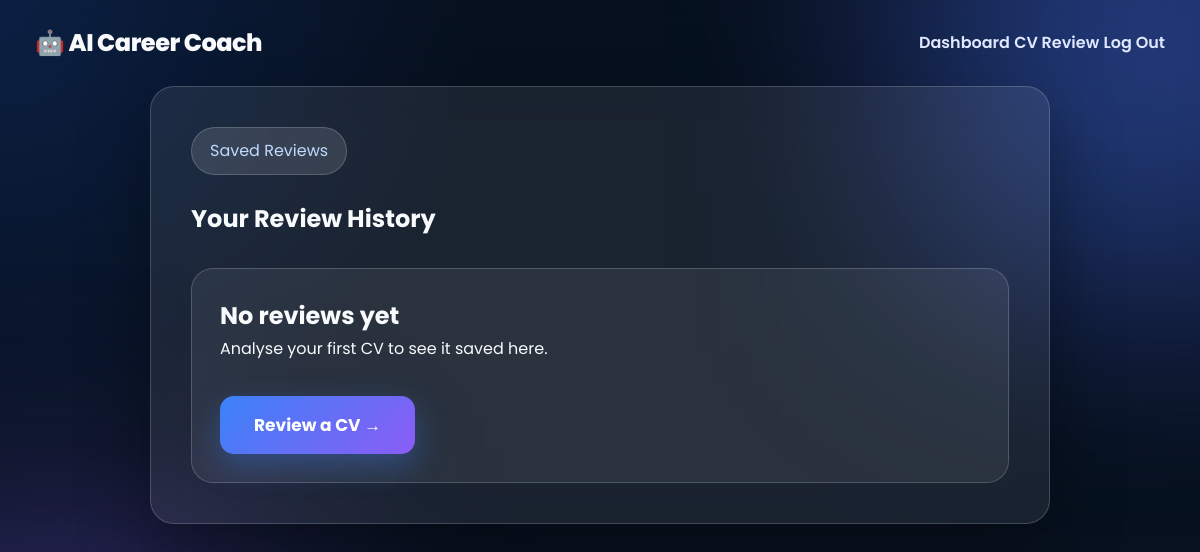
The app's page /history (signed in), older data.
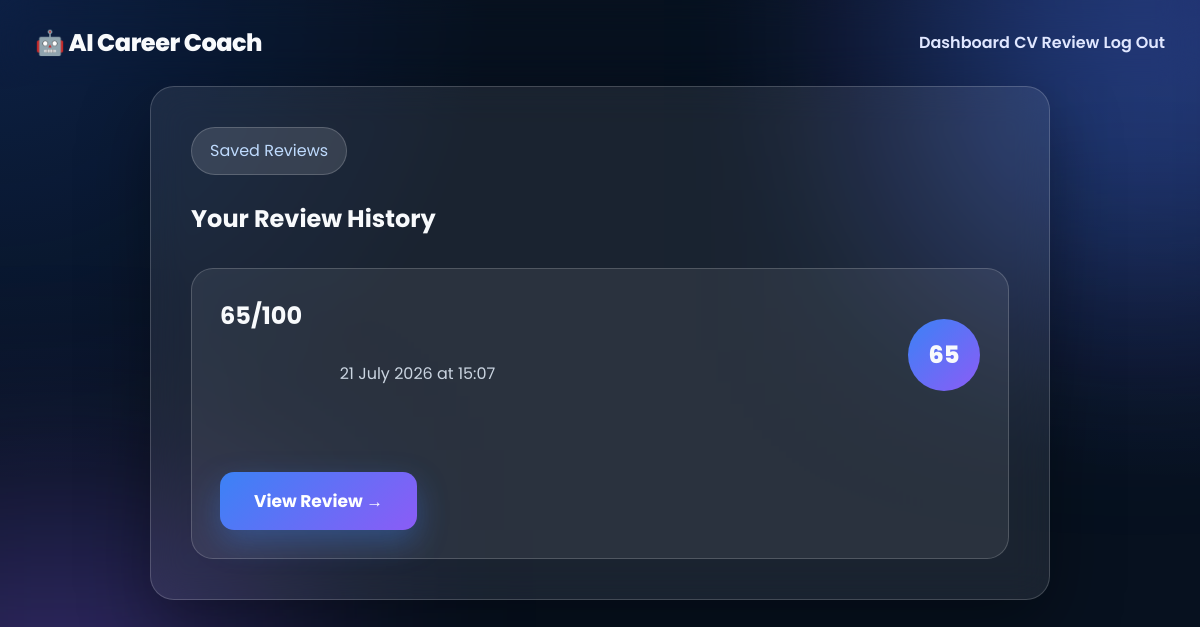
The same page, newer data.
### models.py (models this page shows)
class Review(db.Model):
    id = db.Column(
        db.Integer,
        primary_key=True,
    )
    score = db.Column(
        db.Integer,
        nullable=False,
    )
    feedback = db.Column(
        db.Text,
        nullable=False,
    )
    created_at = db.Column(
        db.DateTime,
        default=db.func.current_timestamp(),
        nullable=False,
    )
    user_id = db.Column(
        db.Integer,
        db.ForeignKey("user.id"),
        nullable=False,
    )

### app.py (the view)
@app.route("/history")
@login_required
def history():
    reviews = (
        Review.query
        .filter_by(user_id=current_user.id)
        .order_by(Review.created_at.desc())
        .all()
    )
    return render_template(
        "history.html",
        reviews=reviews,
    )

### app.py (called while the page is built)
@login_manager.user_loader
def load_user(user_id):
    return db.session.get(User, int(user_id))

### templates/history.html (shortened to what this page needs)
<!DOCTYPE html>
<html lang="en">
<head>
<link rel="stylesheet"
href="https://cdnjs.cloudflare.com/ajax/libs/font-awesome/6.7.2/css/all.min.css">
    <link
        rel="stylesheet"
        href="{{ url_for('static', filename='style.css') }}"
    >
</head>
<body>
<nav>
    <h2>🤖 AI Career Coach</h2>
    <div>
        <a href="/dashboard">Dashboard</a>
        <a href="/cv-review">CV Review</a>
        <a href="/logout">Log Out</a>
    </div>
</nav>
<section class="form-section">
    <span class="badge">Saved Reviews</span>
    <h1>Your Review History</h1>
    {% if reviews %}
        {% for review in reviews %}
            <div class="history-card">
                <div class="history-card-header">
                    <div>
                        <h2>{{ review.score }}/100</h2>
                        <p>
                            {{ review.created_at.strftime("%d %B %Y at %H:%M") }}
                        </p>
                    </div>
                    <span class="history-score">
                        {{ review.score }}
                    </span>
                </div>
              <a href="{{ url_for('view_review', review_id=review.id) }}">
    <button>View Review →</button>
</a>
            </div>
        {% endfor %}
    {% else %}
        <div class="history-card">
            <h2>No reviews yet</h2>
            <p>Analyse your first CV to see it saved here.</p>
            <a href="/cv-review">
                <button>Review a CV →</button>
            </a>
        </div>
    {% endif %}
</section>
</body>
</html>

### static/style.css (style rules this page uses)
:root { --primary:#16a34a; --primary-dark:#15803d; --secondary:#2563eb; --background:#f8fafc; --surface:#ffffff; --text:#111827; --text-light:#6b7280; --border:#e5e7eb; --shadow:0 10px 35px rgba(0,0,0,.08); --radius:18px; --transition:.3s ease; }
* { box-sizing: border-box; font-family: "Inter", sans-serif; }
* { margin: 0; padding: 0; box-sizing: border-box; font-family: 'Poppins', sans-serif; }
body { margin: 0; background: var(--background); color: var(--text); line-height: 1.6; }
nav { max-width: 1200px; margin: 0 auto; padding: 24px 35px; display: flex; justify-content: space-between; align-items: center; }
nav h2 { font-size: 24px; font-weight: 800; letter-spacing: -0.5px; }
nav a { color: #e0e7ff; text-decoration: none; font-weight: 600; transition: 0.2s ease; }
.badge { display: inline-block; background: rgba(255,255,255,0.12); padding: 10px 18px; border-radius: 999px; color: #bfdbfe; margin-bottom: 25px; border: 1px solid rgba(255,255,255,0.18); }
button { margin-top: 35px; padding: 16px 34px; border: none; border-radius: 14px; background: linear-gradient(135deg, #3b82f6, #8b5cf6); color: white; font-size: 17px; font-weight: bold; cursor: pointer; }
a { text-decoration: none; }
pre, p { white-space: pre-wrap; }
.form-section { max-width: 900px; margin: 0 auto 80px; padding: 40px; background: rgba(255,255,255,0.08); border: 1px solid rgba(255,255,255,0.18); border-radius: 24px; backdrop-filter: blur(18px); }
body::before { content: ""; position: fixed; top: -150px; right: -150px; width: 420px; height: 420px; background: rgba(59, 130, 246, 0.35); filter: blur(120px); z-index: -1; }
body::after { content: ""; position: fixed; bottom: -150px; left: -150px; width: 420px; height: 420px; background: rgba(139, 92, 246, 0.35); filter: blur(120px); z-index: -1; }
.ai-card, .feature-card, .card, .form-section { box-shadow: 0 25px 70px rgba(0, 0, 0, 0.35); }
button { box-shadow: 0 12px 30px rgba(59, 130, 246, 0.35); }
nav { position: sticky; top: 0; z-index: 10; backdrop-filter: blur(20px); }
.history-card { margin-top: 30px; padding: 28px; border: 1px solid rgba(255, 255, 255, 0.18); border-radius: 22px; background: rgba(255, 255, 255, 0.07); }
.history-card-header { display: flex; justify-content: space-between; align-items: center; gap: 20px; margin-bottom: 24px; }
.history-card-header p { color: #cbd5e1; }
.history-score { width: 72px; height: 72px; display: flex; align-items: center; justify-content: center; border-radius: 50%; font-size: 24px; font-weight: 800; background: linear-gradient(135deg, #3b82f6, #8b5cf6); }
body { background: radial-gradient(circle at top left, rgba(37, 99, 235, 0.18), transparent 35%), radial-gradient(circle at top right, rgba(124, 58, 237, 0.16), transparent 35%), #07111f; color: #f8fafc; }

Row changes from the older to the newer data that the page shows:
added Review: score "65", created_at "21 July 2026 at 15:07"
Text that changed along with them:
text no longer shown: "No reviews yet Analyse your first CV to see it saved here. Review a CV →"
